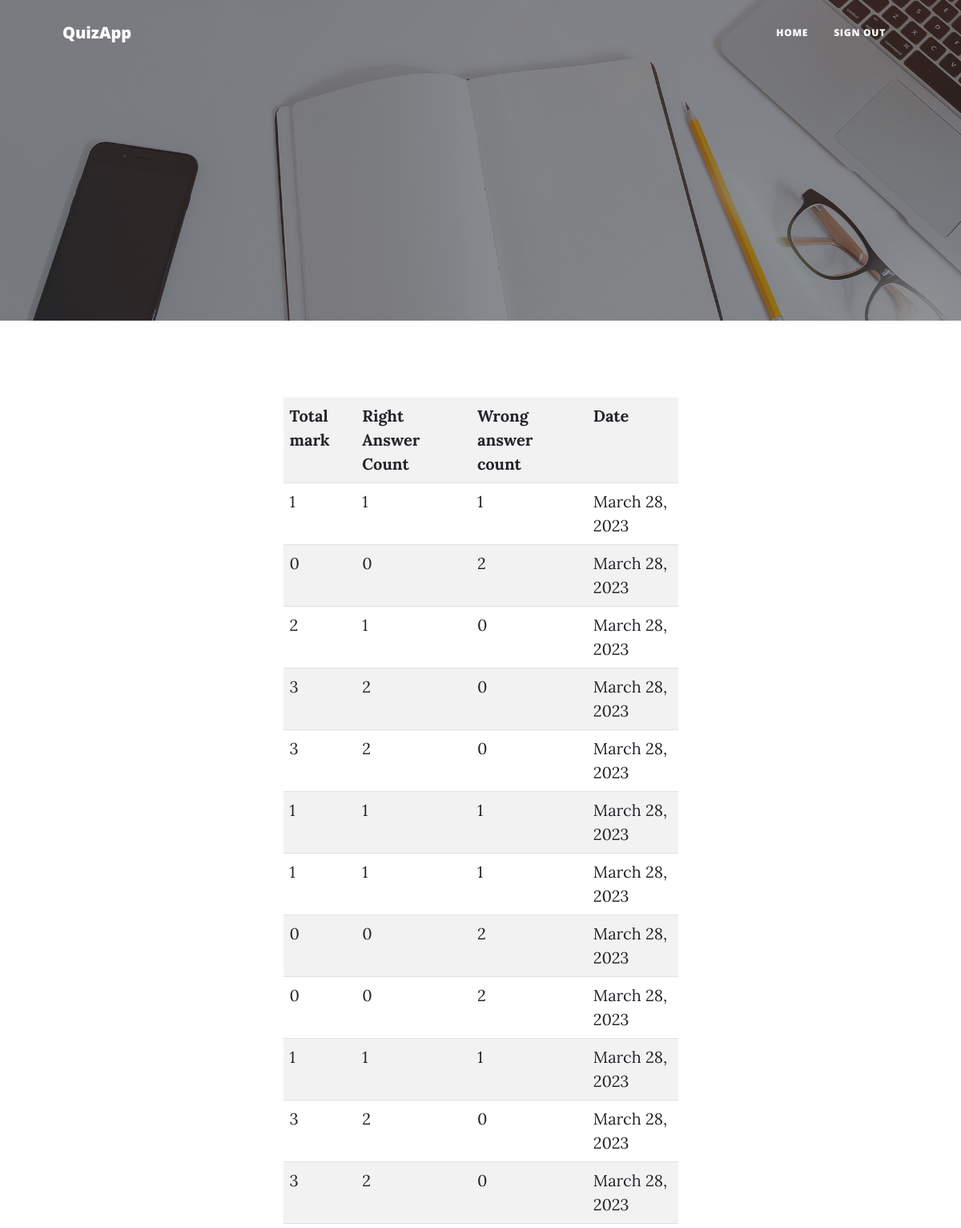
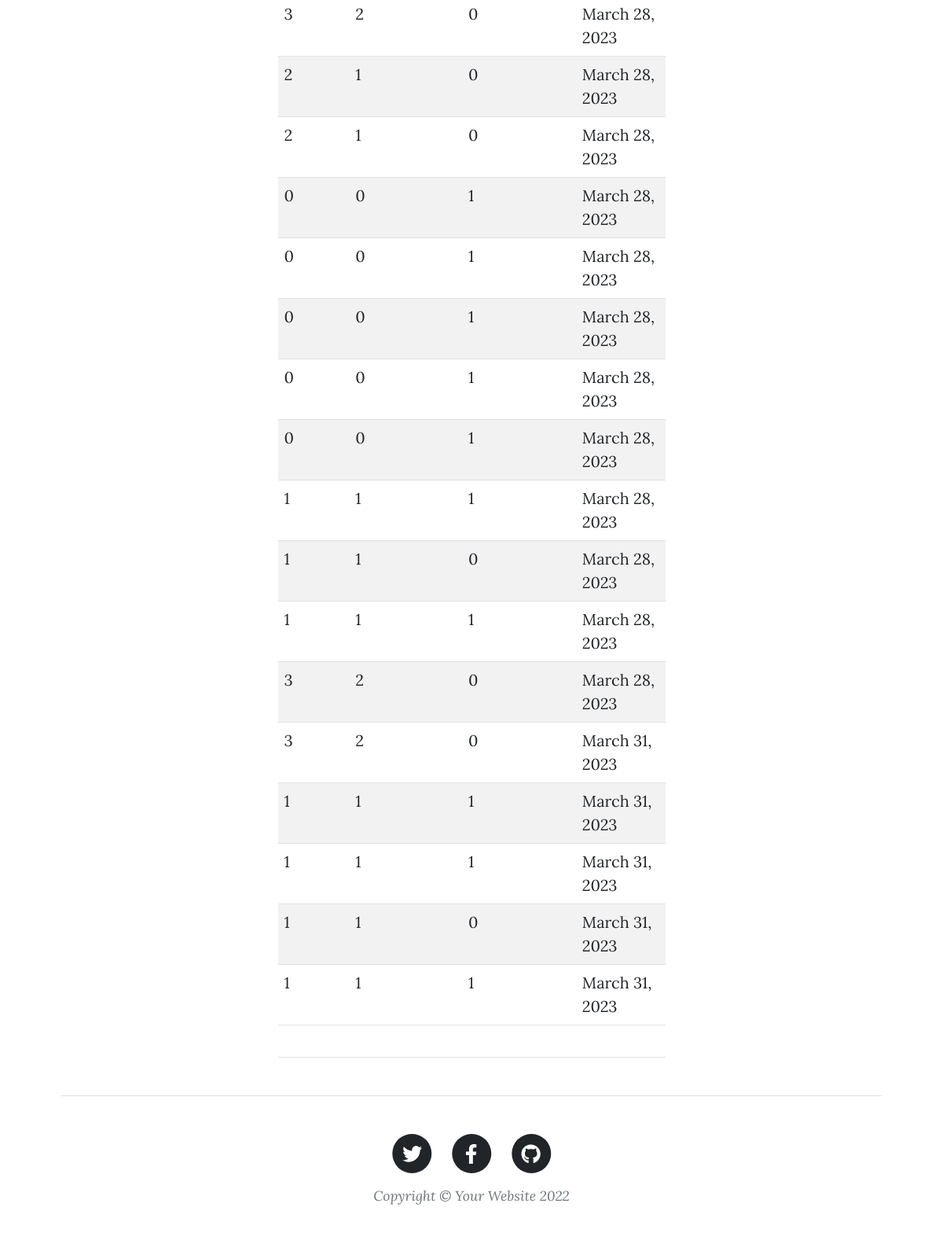
/web/quiz/record/ (signed in), run on the app's committed database (2 pictures, top to bottom).
### quiz/models.py (models this page shows)
class QuizRecord(models.Model):
    total_mark=models.PositiveIntegerField()
    right_answer_count=models.PositiveIntegerField()
    wrong_answer_count=models.PositiveIntegerField()
    user=models.ForeignKey(User,on_delete=models.DO_NOTHING)
    date=models.DateField(auto_now_add=True)

### quizapp/views.py (the view)
# urls.py: path("quiz/record/",views.QuizRecordView.as_view(),name="quiz-record")
class QuizRecordView(ListView):
    model=QuizRecord
    template_name="quiz-record.html"
    context_object_name="records"
    def get_queryset(self):
        return QuizRecord.objects.filter(user=self.request.user)

### quizapp/templates/quiz-record.html (shortened to what this page needs)
{%extends 'index.html'%}
{%block body%}
<div class="container">
    <div class="row mt-5">
        <div class="col-12">
        <table class="table table-striped">
            <tr>
              <th>Total mark</th>
              <th>Right Answer Count</th>
              <th>Wrong answer count</th>
              <th>Date</th>
            </tr>
            {%for r in records%}
             <tr>
                 <td>{{r.total_mark}}</td>
                 <td>{{r.right_answer_count}}</td>
                 <td>{{r.wrong_answer_count}}</td>
                 <td>{{r.date}}</td>
             </tr>
            {%endfor%}
        </table>
        </div>
    </div>
{%endblock%}

### quizapp/templates/index.html (shortened to what this page needs)
<!DOCTYPE html>
{%load static%}
<html lang="en">
    <head>
        <link href="{%static 'css/styles.css'%}" rel="stylesheet" />
    </head>
    <body>
        <nav class="navbar navbar-expand-lg navbar-light" id="mainNav">
            <div class="container px-4 px-lg-5">
                <a class="navbar-brand" href="index.html">QuizApp</a>
                <div class="collapse navbar-collapse" id="navbarResponsive">
                    <ul class="navbar-nav ms-auto py-4 py-lg-0">
                        <li class="nav-item"><a class="nav-link px-lg-3 py-3 py-lg-4" href="index.html"></a></li>
                        <li class="nav-item"><a class="nav-link px-lg-3 py-3 py-lg-4" href="about.html"></a></li>
                        <li class="nav-item"><a class="nav-link px-lg-3 py-3 py-lg-4" href="{%url 'home-frst'%}">Home</a></li>
                        <li class="nav-item"><a class="nav-link px-lg-3 py-3 py-lg-4" href="{%url 'signout'%}">Sign Out</a></li>
                    </ul>
                </div>
            </div>
        </nav>
        <header class="masthead" style="background-image: url({%static 'assets/img/home-bg.jpg'%})">
        </header>
        <div class="container px-4 px-lg-5">
            <div class="row gx-4 gx-lg-5 justify-content-center">
                <div class="col-md-10 col-lg-8 col-xl-7">
                   {%block body%}
                   {%endblock%}
                    <hr class="my-4" />
                </div>
            </div>
        </div>
        <footer class="border-top">
            <div class="container px-4 px-lg-5">
                <div class="row gx-4 gx-lg-5 justify-content-center">
                    <div class="col-md-10 col-lg-8 col-xl-7">
                        <ul class="list-inline text-center">
                            <li class="list-inline-item">
                                <a href="#!">
                                    <span class="fa-stack fa-lg">
                                        <i class="fas fa-circle fa-stack-2x"></i>
                                        <i class="fab fa-twitter fa-stack-1x fa-inverse"></i>
                                    </span>
                                </a>
                            </li>
                            <li class="list-inline-item">
                                <a href="#!">
                                    <span class="fa-stack fa-lg">
                                        <i class="fas fa-circle fa-stack-2x"></i>
                                        <i class="fab fa-facebook-f fa-stack-1x fa-inverse"></i>
                                    </span>
                                </a>
                            </li>
                            <li class="list-inline-item">
                                <a href="#!">
                                    <span class="fa-stack fa-lg">
                                        <i class="fas fa-circle fa-stack-2x"></i>
                                        <i class="fab fa-github fa-stack-1x fa-inverse"></i>
                                    </span>
                                </a>
                            </li>
                        </ul>
                        <div class="small text-center text-muted fst-italic">Copyright &copy; Your Website 2022</div>
                    </div>
                </div>
            </div>
        </footer>
    </body>
</html>

### data on the page
QuizRecord: total_mark "1", right_answer_count "1", wrong_answer_count "1", date "March 28, 2023"
QuizRecord: total_mark "0", right_answer_count "0", wrong_answer_count "2", date "March 28, 2023"
QuizRecord: total_mark "2", right_answer_count "1", wrong_answer_count "0", date "March 28, 2023"
QuizRecord: total_mark "3", right_answer_count "2", wrong_answer_count "0", date "March 28, 2023"
QuizRecord: total_mark "3", right_answer_count "2", wrong_answer_count "0", date "March 28, 2023"
QuizRecord: total_mark "1", right_answer_count "1", wrong_answer_count "1", date "March 28, 2023"
QuizRecord: total_mark "1", right_answer_count "1", wrong_answer_count "1", date "March 28, 2023"
QuizRecord: total_mark "0", right_answer_count "0", wrong_answer_count "2", date "March 28, 2023"
QuizRecord: total_mark "0", right_answer_count "0", wrong_answer_count "2", date "March 28, 2023"
QuizRecord: total_mark "1", right_answer_count "1", wrong_answer_count "1", date "March 28, 2023"
QuizRecord: total_mark "3", right_answer_count "2", wrong_answer_count "0", date "March 28, 2023"
QuizRecord: total_mark "3", right_answer_count "2", wrong_answer_count "0", date "March 28, 2023"
QuizRecord: total_mark "3", right_answer_count "2", wrong_answer_count "0", date "March 28, 2023"
QuizRecord: total_mark "2", right_answer_count "1", wrong_answer_count "0", date "March 28, 2023"
QuizRecord: total_mark "2", right_answer_count "1", wrong_answer_count "0", date "March 28, 2023"
QuizRecord: total_mark "0", right_answer_count "0", wrong_answer_count "1", date "March 28, 2023"
QuizRecord: total_mark "0", right_answer_count "0", wrong_answer_count "1", date "March 28, 2023"
QuizRecord: total_mark "0", right_answer_count "0", wrong_answer_count "1", date "March 28, 2023"
QuizRecord: total_mark "0", right_answer_count "0", wrong_answer_count "1", date "March 28, 2023"
QuizRecord: total_mark "0", right_answer_count "0", wrong_answer_count "1", date "March 28, 2023"
QuizRecord: total_mark "1", right_answer_count "1", wrong_answer_count "1", date "March 28, 2023"
QuizRecord: total_mark "1", right_answer_count "1", wrong_answer_count "0", date "March 28, 2023"
QuizRecord: total_mark "1", right_answer_count "1", wrong_answer_count "1", date "March 28, 2023"
QuizRecord: total_mark "3", right_answer_count "2", wrong_answer_count "0", date "March 28, 2023"
QuizRecord: total_mark "3", right_answer_count "2", wrong_answer_count "0", date "March 31, 2023"
QuizRecord: total_mark "1", right_answer_count "1", wrong_answer_count "1", date "March 31, 2023"
QuizRecord: total_mark "1", right_answer_count "1", wrong_answer_count "1", date "March 31, 2023"
QuizRecord: total_mark "1", right_answer_count "1", wrong_answer_count "0", date "March 31, 2023"
QuizRecord: total_mark "1", right_answer_count "1", wrong_answer_count "1", date "March 31, 2023"
